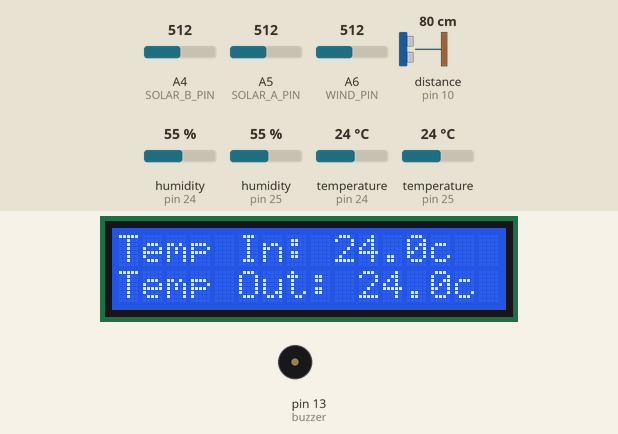
Bench run of a sketch on a simulated Arduino Mega 2560, built with avr-gcc and run on an emulated ATmega2560. Shown: 16×2 character LCD, buzzer (waves = sounding, pin HIGH). Wiring (inferred from the names in the program): ultrasonic range finder: trigger pin 9; echo pin 10. Inputs (shaded band) come from the test bench; at power-on: distance to the obstacle (sensor on pin 10) 80 cm, temperature (sensors on pin 24, pin 25) 24 °C, A4 (SOLAR_B_PIN) = 512, A6 (WIND_PIN) = 512, A5 (SOLAR_A_PIN) = 512, humidity (sensors on pin 24, pin 25) 55 %. The echo pulse lasts 58.3 µs per cm; pins used as bus, display or sensor lines are not drawn; what the sketch prints to the serial monitor is not drawn.

Above: at 3.2 s.
3.3 s: distance to the obstacle (sensor on pin 10) set to 22 cm
14.1 s: distance to the obstacle (sensor on pin 10) set to 18 cm
16.7 s: temperature (sensor on pin 24) set to 12 °C
At 18.06 s:
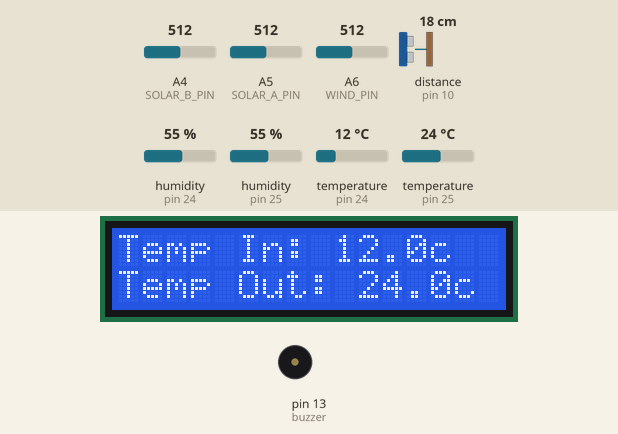
20.4 s: temperature (sensor on pin 25) set to 12 °C
26.0 s: A4 (SOLAR_B_PIN) set to 716
At 38.84 s:
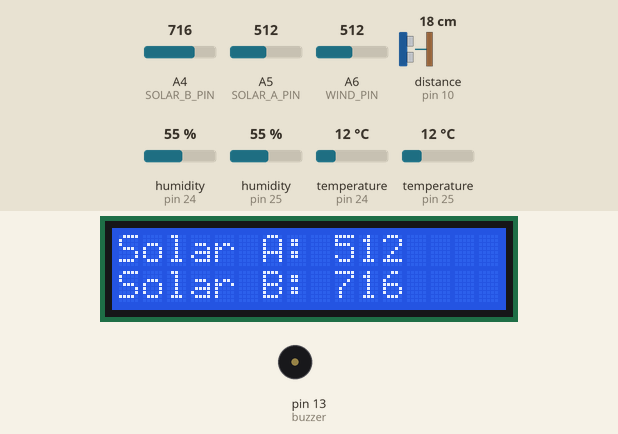
40.0 s: A6 (WIND_PIN) set to 716
At 44.02 s:
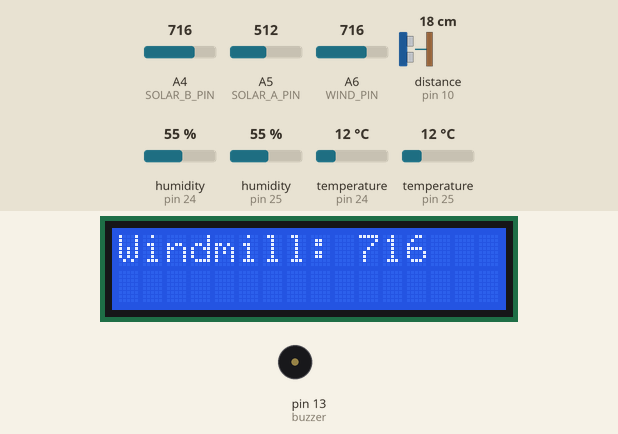
Timing chart, 0 to 45.5 s (numbered marks = the images above; inputs shaded):
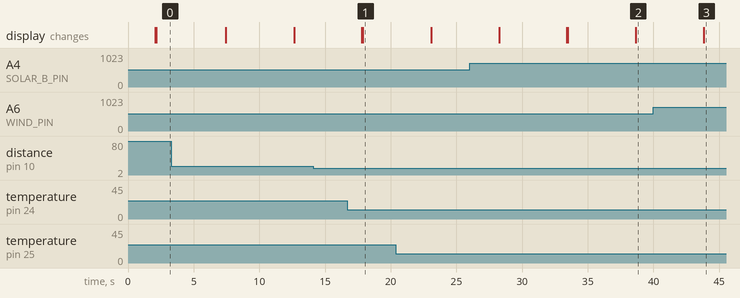

The sketch:

arduinozonnenpaneel.ino
```cpp
#include <DHT.h>
#include <LiquidCrystal_I2C.h>

// ---------- Pin-configuratie ----------
#define DHTPIN_IN   24      // DHT11 Binnen (mogelijk checken)
#define DHTPIN_OUT  25      // DHT11 buiten  (mogelijk nog checken)
#define DHTTYPE     DHT11

const int trig   = 9;
const int echo   = 10;
const int buzzer = 13;

// pinnen voor zonnepanelen en windmolen
const int SOLAR_A_PIN = A5;
const int SOLAR_B_PIN = A4;
const int WIND_PIN    = A6;

// ---------- Objecten ----------
DHT dhtIn(DHTPIN_IN, DHTTYPE);
DHT dhtOut(DHTPIN_OUT, DHTTYPE);
LiquidCrystal_I2C LCD(0x27, 16, 2);

// ---------- Globale waarden ----------
float TempInside  = 0;
float TempOutside = 0;

void setup() {
  Serial.begin(9600);

  pinMode(trig, OUTPUT);
  pinMode(echo, INPUT);
  pinMode(buzzer, OUTPUT);

  dhtIn.begin();
  dhtOut.begin();

  LCD.init();
  LCD.backlight();
  LCD.setCursor(0, 0);
  LCD.print("Initialiseren...");
  delay(2000);
  LCD.clear();
}

void loop() {
  // Toon temperatuur ~5s, dan zonne-energie ~5s, dan windenergie ~5s.
  // Elke "tick" duurt ~50 ms, 300 ticks ~= 15 seconden.
  for (uint16_t i = 0; i < 300; i++) {
    if (i == 0) {
      LCD.clear();
      DisplayTemperature();
    }
    else if (i == 100) {
      LCD.clear();
      DisplaySolarPower();
    }
    else if (i == 200) {
      LCD.clear();
      DisplayWindPower();
    }

    // Afstand meten en eventueel piepen
    if (ReadUltrasonicSensor() < 20) {
      digitalWrite(buzzer, HIGH);   // buzzer aan
      delay(5);
      digitalWrite(buzzer, LOW);    // buzzer uit
      delay(45);
    }
    else {
      delay(50);
    }
  }
}

float ReadUltrasonicSensor() {
  digitalWrite(trig, LOW);
  delayMicroseconds(2);
  digitalWrite(trig, HIGH);
  delayMicroseconds(10);
  digitalWrite(trig, LOW);

  // Echo meten met timeout (30 ms) zodat de loop niet vastloopt
  long duration = pulseIn(echo, HIGH, 30000);

  float distance = duration * 0.0343 / 2.0;

  // Geen echo (timeout) -> behandel als ver weg, niet als 0 cm
  if (distance <= 0) distance = 999;

  return distance;
}

void DisplayTemperature() {
  // Lees binnen- & buitentemperatuur van de DHT11's
  ReadDHT11();

  // Toon op het LCD
  LCD.setCursor(0, 0);
  LCD.print("Temp In: ");
  LCD.print(TempInside, 1);
  LCD.print("c");

  LCD.setCursor(0, 1);
  LCD.print("Temp Out: ");
  LCD.print(TempOutside, 1);
  LCD.print("c");
}

void ReadDHT11() {
  float tIn  = dhtIn.readTemperature();
  float tOut = dhtOut.readTemperature();

  if (!isnan(tIn))  TempInside  = round(tIn  * 10) / 10.0;
  if (!isnan(tOut)) TempOutside = round(tOut * 10) / 10.0;

  Serial.println("Temp In: "  + String(TempInside)  + " C");
  Serial.println("Temp Out: " + String(TempOutside) + " C");
}

void DisplaySolarPower() {
  int solarA = analogRead(SOLAR_A_PIN);
  int solarB = analogRead(SOLAR_B_PIN);

  LCD.setCursor(0, 0);
  LCD.print("Solar A: ");
  LCD.print(solarA);

  LCD.setCursor(0, 1);
  LCD.print("Solar B: ");
  LCD.print(solarB);
}

void DisplayWindPower() {
  int wind = analogRead(WIND_PIN);

  LCD.setCursor(0, 0);
  LCD.print("Windmill: ");
  LCD.print(wind);
}
```

Measured:
- after the input at 40.0 s, the display: changes after 3.8 s (image 3)
